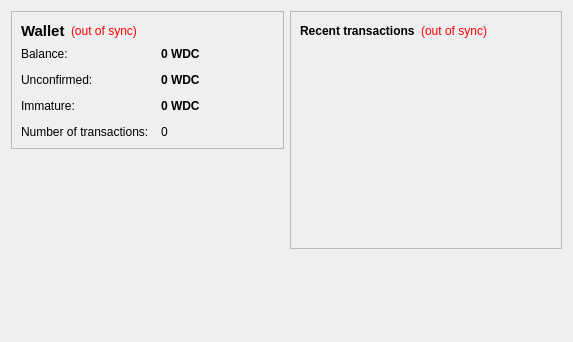
<?xml version="1.0" encoding="UTF-8"?>
<ui version="4.0">
 <class>OverviewPage</class>
 <widget class="QWidget" name="OverviewPage">
  <property name="geometry">
   <rect>
    <x>0</x>
    <y>0</y>
    <width>573</width>
    <height>342</height>
   </rect>
  </property>
  <property name="windowTitle">
   <string>Form</string>
  </property>
  <layout class="QHBoxLayout" name="horizontalLayout" stretch="1,1">
   <item>
    <layout class="QVBoxLayout" name="verticalLayout_2">
     <item>
      <widget class="QFrame" name="frame">
       <property name="frameShape">
        <enum>QFrame::StyledPanel</enum>
       </property>
       <property name="frameShadow">
        <enum>QFrame::Raised</enum>
       </property>
       <layout class="QVBoxLayout" name="verticalLayout_4">
        <item>
         <layout class="QHBoxLayout" name="horizontalLayout_4">
          <item>
           <widget class="QLabel" name="label_5">
            <property name="font">
             <font>
              <pointsize>11</pointsize>
              <weight>75</weight>
              <bold>true</bold>
             </font>
            </property>
            <property name="text">
             <string>Wallet</string>
            </property>
           </widget>
          </item>
          <item>
           <widget class="QLabel" name="labelWalletStatus">
            <property name="toolTip">
             <string>The displayed information may be out of date. Your wallet automatically synchronizes with the Worldcoin network after a connection is established, but this process has not completed yet.</string>
            </property>
            <property name="styleSheet">
             <string notr="true">QLabel { color: red; }</string>
            </property>
            <property name="text">
             <string notr="true">(out of sync)</string>
            </property>
            <property name="alignment">
             <set>Qt::AlignLeading|Qt::AlignLeft|Qt::AlignVCenter</set>
            </property>
           </widget>
          </item>
          <item>
           <spacer name="horizontalSpacer_2">
            <property name="orientation">
             <enum>Qt::Horizontal</enum>
            </property>
            <property name="sizeHint" stdset="0">
             <size>
              <width>40</width>
              <height>20</height>
             </size>
            </property>
           </spacer>
          </item>
         </layout>
        </item>
        <item>
         <layout class="QFormLayout" name="formLayout_2">
          <property name="fieldGrowthPolicy">
           <enum>QFormLayout::AllNonFixedFieldsGrow</enum>
          </property>
          <property name="horizontalSpacing">
           <number>12</number>
          </property>
          <property name="verticalSpacing">
           <number>12</number>
          </property>
          <item row="0" column="0">
           <widget class="QLabel" name="label">
            <property name="text">
             <string>Balance:</string>
            </property>
           </widget>
          </item>
          <item row="0" column="1">
           <widget class="QLabel" name="labelBalance">
            <property name="font">
             <font>
              <weight>75</weight>
              <bold>true</bold>
             </font>
            </property>
            <property name="cursor">
             <cursorShape>IBeamCursor</cursorShape>
            </property>
            <property name="toolTip">
             <string>Your current balance</string>
            </property>
            <property name="text">
             <string notr="true">0 WDC</string>
            </property>
            <property name="textInteractionFlags">
             <set>Qt::LinksAccessibleByMouse|Qt::TextSelectableByKeyboard|Qt::TextSelectableByMouse</set>
            </property>
           </widget>
          </item>
          <item row="1" column="0">
           <widget class="QLabel" name="label_3">
            <property name="text">
             <string>Unconfirmed:</string>
            </property>
           </widget>
          </item>
          <item row="1" column="1">
           <widget class="QLabel" name="labelUnconfirmed">
            <property name="font">
             <font>
              <weight>75</weight>
              <bold>true</bold>
             </font>
            </property>
            <property name="cursor">
             <cursorShape>IBeamCursor</cursorShape>
            </property>
            <property name="toolTip">
             <string>Total of transactions that have yet to be confirmed, and do not yet count toward the current balance</string>
            </property>
            <property name="text">
             <string notr="true">0 WDC</string>
            </property>
            <property name="textInteractionFlags">
             <set>Qt::LinksAccessibleByMouse|Qt::TextSelectableByKeyboard|Qt::TextSelectableByMouse</set>
            </property>
           </widget>
          </item>
          <item row="3" column="0">
           <widget class="QLabel" name="label_2">
            <property name="text">
             <string>Number of transactions:</string>
            </property>
           </widget>
          </item>
          <item row="3" column="1">
           <widget class="QLabel" name="labelNumTransactions">
            <property name="toolTip">
             <string>Total number of transactions in wallet</string>
            </property>
            <property name="text">
             <string notr="true">0</string>
            </property>
           </widget>
          </item>
          <item row="2" column="0">
           <widget class="QLabel" name="labelImmatureText">
            <property name="text">
             <string>Immature:</string>
            </property>
           </widget>
          </item>
          <item row="2" column="1">
           <widget class="QLabel" name="labelImmature">
            <property name="font">
             <font>
              <weight>75</weight>
              <bold>true</bold>
             </font>
            </property>
            <property name="toolTip">
             <string>Mined balance that has not yet matured</string>
            </property>
            <property name="text">
             <string notr="true">0 WDC</string>
            </property>
            <property name="textInteractionFlags">
             <set>Qt::LinksAccessibleByMouse|Qt::TextSelectableByKeyboard|Qt::TextSelectableByMouse</set>
            </property>
           </widget>
          </item>
         </layout>
        </item>
       </layout>
      </widget>
     </item>
     <item>
      <spacer name="verticalSpacer">
       <property name="orientation">
        <enum>Qt::Vertical</enum>
       </property>
       <property name="sizeHint" stdset="0">
        <size>
         <width>20</width>
         <height>40</height>
        </size>
       </property>
      </spacer>
     </item>
    </layout>
   </item>
   <item>
    <layout class="QVBoxLayout" name="verticalLayout_3">
     <item>
      <widget class="QFrame" name="frame_2">
       <property name="frameShape">
        <enum>QFrame::StyledPanel</enum>
       </property>
       <property name="frameShadow">
        <enum>QFrame::Raised</enum>
       </property>
       <layout class="QVBoxLayout" name="verticalLayout">
        <item>
         <layout class="QHBoxLayout" name="horizontalLayout_2">
          <item>
           <widget class="QLabel" name="label_4">
            <property name="text">
             <string>&lt;b&gt;Recent transactions&lt;/b&gt;</string>
            </property>
           </widget>
          </item>
          <item>
           <widget class="QLabel" name="labelTransactionsStatus">
            <property name="toolTip">
             <string>The displayed information may be out of date. Your wallet automatically synchronizes with the Worldcoin network after a connection is established, but this process has not completed yet.</string>
            </property>
            <property name="styleSheet">
             <string notr="true">QLabel { color: red; }</string>
            </property>
            <property name="text">
             <string notr="true">(out of sync)</string>
            </property>
            <property name="alignment">
             <set>Qt::AlignRight|Qt::AlignTrailing|Qt::AlignVCenter</set>
            </property>
           </widget>
          </item>
          <item>
           <spacer name="horizontalSpacer">
            <property name="orientation">
             <enum>Qt::Horizontal</enum>
            </property>
            <property name="sizeHint" stdset="0">
             <size>
              <width>40</width>
              <height>20</height>
             </size>
            </property>
           </spacer>
          </item>
         </layout>
        </item>
        <item>
         <widget class="QListView" name="listTransactions">
          <property name="styleSheet">
           <string notr="true">QListView { background: transparent; }</string>
          </property>
          <property name="frameShape">
           <enum>QFrame::NoFrame</enum>
          </property>
          <property name="verticalScrollBarPolicy">
           <enum>Qt::ScrollBarAlwaysOff</enum>
          </property>
          <property name="horizontalScrollBarPolicy">
           <enum>Qt::ScrollBarAlwaysOff</enum>
          </property>
          <property name="selectionMode">
           <enum>QAbstractItemView::NoSelection</enum>
          </property>
         </widget>
        </item>
       </layout>
      </widget>
     </item>
     <item>
      <spacer name="verticalSpacer_2">
       <property name="orientation">
        <enum>Qt::Vertical</enum>
       </property>
       <property name="sizeHint" stdset="0">
        <size>
         <width>20</width>
         <height>40</height>
        </size>
       </property>
      </spacer>
     </item>
    </layout>
   </item>
  </layout>
 </widget>
 <resources/>
 <connections/>
</ui>
